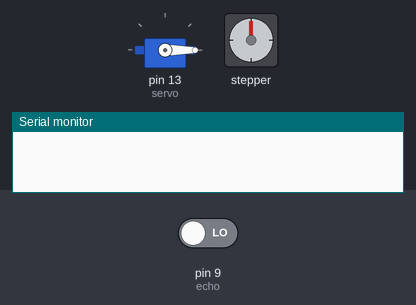
Recording of a sketch running on a simulated Arduino Uno, built with avr-gcc and run on an emulated ATmega328P. Parts: servo, stepper motor, the last lines printed to the serial monitor. The inputs (shaded band) are chosen by the test bench; at power-on: pin 9 (echo) LOW. Stepper angles assume 650 steps per turn.

Above: at 2.6 s.
At 9.84 s:
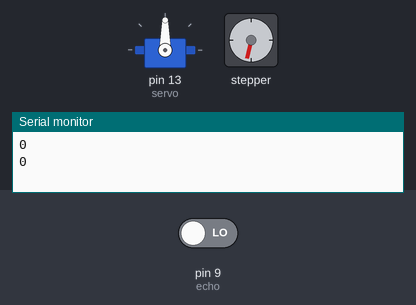
At 16.91 s:
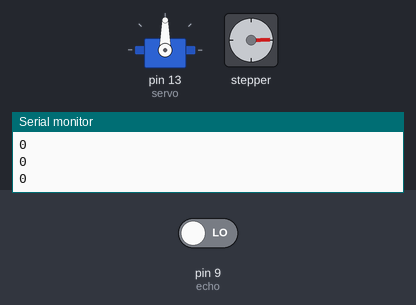
At 33.8 s:
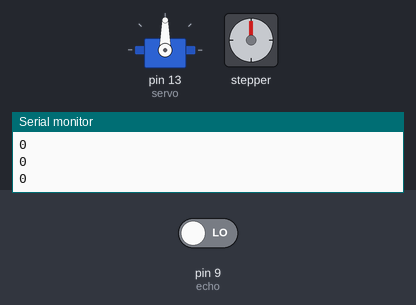
Timing chart, 0 to 40.0 s (numbered marks = the images above):
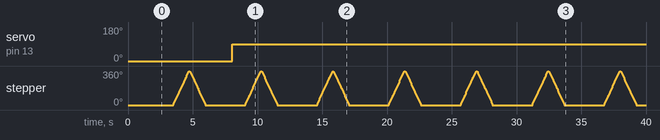

The sketch:

Experiment_6.ino
```cpp
#include<Stepper.h>
#include<Servo.h>

//step motor pins
#define IN1 2
#define IN2 3
#define IN3 4
#define IN4 5

//servo motor
#define servo 13
Servo s;
int pos=90;

//proximity sensor pins
#define echo 9
#define trig 8
long duration;
int distance;

//rotation is 512 for 90-degree rotation
int rotation = 650, dt = 50, motor_speed = 50;
Stepper motor(rotation, IN1, IN3, IN2, IN4);

bool presser_closed;

void setup() {
  // put your setup code here, to run once:
  pinMode(echo, INPUT);
  pinMode(trig, OUTPUT);


  motor.setSpeed(motor_speed);
  Serial.begin(9600);

  delay(2500);

  pinMode(servo, OUTPUT);
  s.attach(servo);
  s.write(0);
//  motor.step(-200);
//  delay(dt);

}

void loop() {
  // put your main code here, to run repeatedly:
  int x = 0;
  presser_closed=false;
  distance = read_distance();
//  s.write(100);
//  delay(100);
  Serial.println(distance);
  if(!presser_closed)
  {
    if(distance<10)
    {
    motor.step(rotation);
    delay(dt);
    presser_closed=true;
    motor.step(-rotation);
    delay(dt);
    delay(1000);
    distance = read_distance();
    if(distance<10)
      s.write(90);
    }
  }
}

int read_distance()
{
    digitalWrite(trig, LOW);
    delay(2);

    digitalWrite(trig, HIGH);
    delay(10);
    digitalWrite(trig, LOW);

   duration = pulseIn(echo, HIGH);
   distance = duration*0.034/2;

   return distance;
}
```

Measured:
- by itself, servo on pin 13 (servo): 0° → 90° at 8.0 s
- by itself, stepper: turns 360° clockwise in 1.2 s, then 360° counter-clockwise in 1.2 s, repeating every 5.5 s
